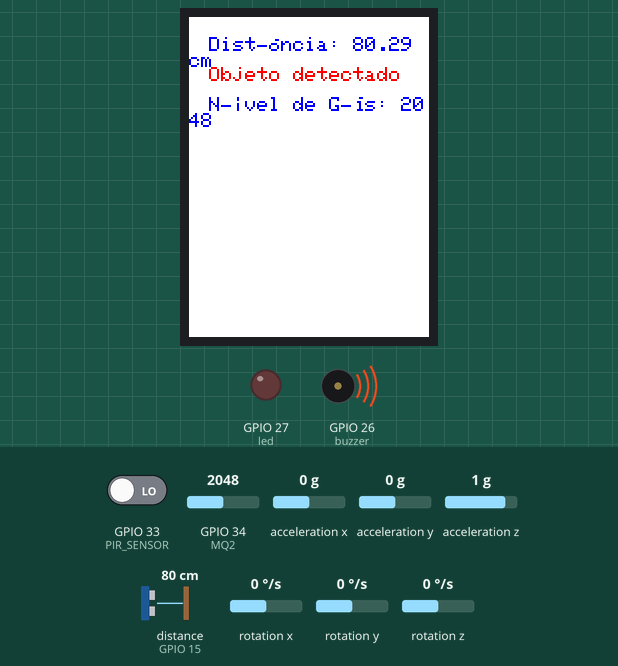
The program below on a simulated ESP32. Shown: 240×320 colour display, output pins drawn as LEDs (lit = HIGH), buzzer (waves = sounding). Wiring (from diagram.json): ultrasonic range finder: trigger GPIO 2; echo GPIO 15. The inputs (shaded band) are chosen by the test bench; at power-on: GPIO 34 (MQ2) = 2048, distance to the obstacle (sensor on GPIO 15) 80 cm, GPIO 33 (PIR_SENSOR) LOW, acceleration x 0 g, acceleration y 0 g, acceleration z 1 g, rotation x 0 °/s, rotation y 0 °/s, rotation z 0 °/s. The echo pulse lasts 58.3 µs per cm; pins used as bus, display or sensor lines are not drawn; what the program prints to the serial monitor is not drawn.

Above: at 1.3 s.
1.4 s: GPIO 34 (MQ2) set to 2441
At 2.6 s:
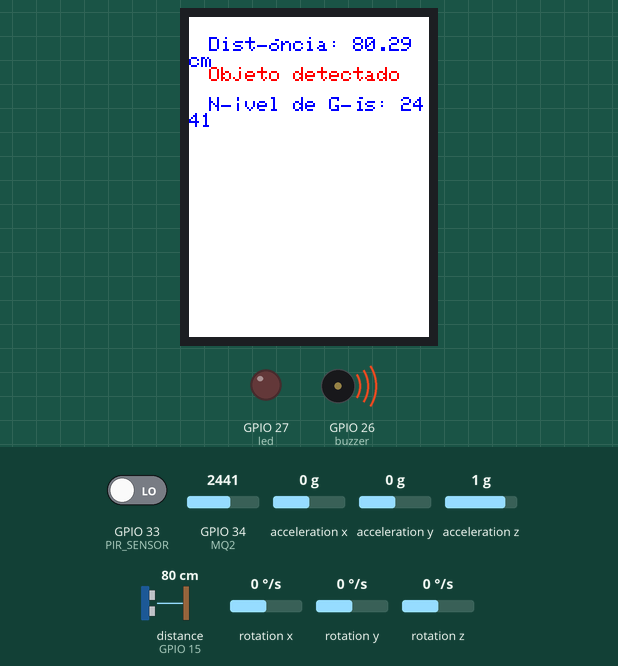
3.5 s: GPIO 34 (MQ2) set to 2534
At 4.62 s:
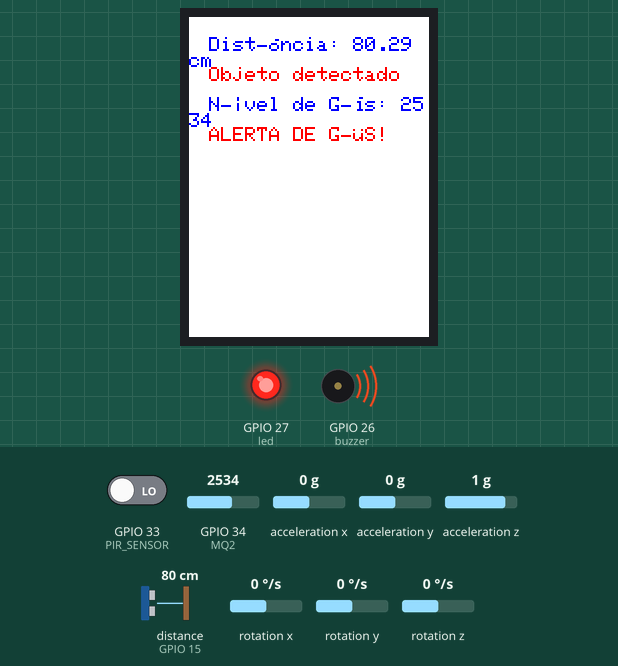
6.3 s: distance to the obstacle (sensor on GPIO 15) set to 195 cm
At 8.1 s:
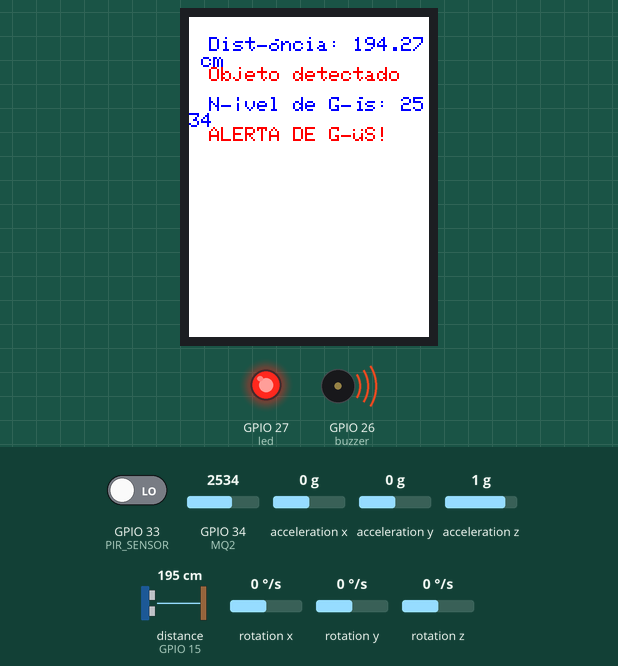
8.2 s: distance to the obstacle (sensor on GPIO 15) set to 206 cm
At 9.26 s:
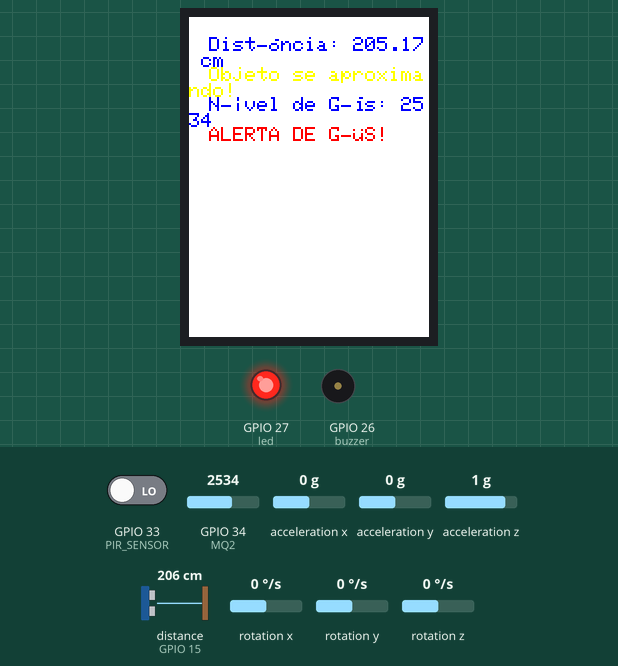
10.9 s: GPIO 33 (PIR_SENSOR) driven HIGH
At 13.0 s:
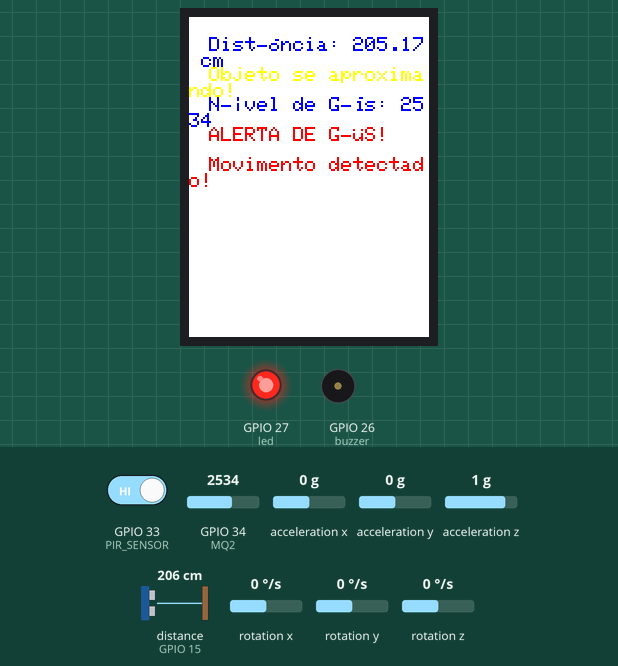
14.6 s: GPIO 34 (MQ2) set to 2460
At 22.4 s:
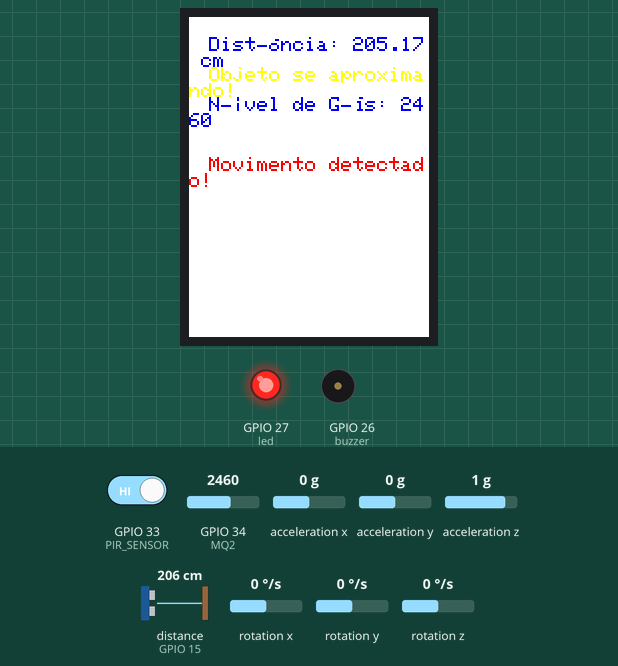
Timing chart, 0 to 61.6 s (numbered marks = the images above; inputs shaded):
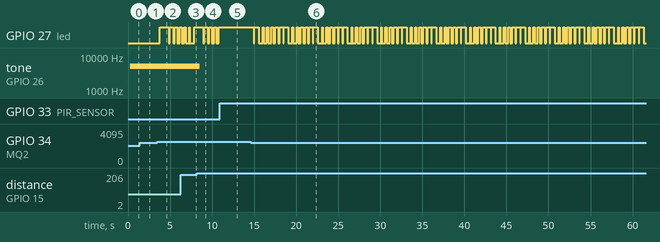

Measured:
- the behaviour switches between 2500 and 2501 on GPIO 34 (MQ2) (found by bisection; images 1 and 2)
- the behaviour switches between 200 and 201 cm on distance to the obstacle (sensor on GPIO 15) (found by bisection; images 3 and 4)
- after the input at 1.4 s, the display: changes after 0.63 s (image 1)
- after the input at 3.5 s, GPIO 27 (led): goes HIGH 1.1 s, LOW 0.09 s, HIGH 0.41 s, LOW 0.18 s, HIGH 0.32 s, LOW 0.26 s, then HIGH, starting after 0.29 s; the display: changes after 0.87 s (image 2)
- after the input at 6.3 s, the display: changes after 0.41 s (image 3)
- after the input at 8.2 s, tone on GPIO 26 (buzzer): 5000 Hz → silent after 0.36 s; the display: changes after 0.86 s (image 4)
- after the input at 10.9 s, GPIO 27 (led): stops changing and stays HIGH; the display: changes after 0.53 s (image 5)
- after the input at 14.6 s, GPIO 27 (led): HIGH → LOW after 0.35 s, then repeats every 3.5 s: HIGH 0.54 s, LOW 0.49 s, HIGH 0.09 s, LOW 0.41 s, HIGH 0.18 s, LOW 0.32 s, HIGH 0.26 s, LOW 0.24 s, HIGH 0.35 s, LOW 0.15 s, HIGH 0.44 s, LOW 0.06 s; the display: first differs from a run without the input after 0.93 s (image 6 shows a later state)

The program:

main.cpp
```cpp
#include <Arduino_GFX_Library.h>
#include "freertos/FreeRTOS.h"
#include "freertos/task.h"
#include "freertos/semphr.h"
#include <Wire.h>
#include <MPU6050.h>

// Definições de pinos
#define Echo 15
#define Trig 2
#define buzzer 26
#define MQ2 34
#define led 27
#define PIR_SENSOR 33

#define TFT_SCK    18
#define TFT_MOSI   23
#define TFT_MISO   19
#define TFT_CS     22
#define TFT_DC     21
#define TFT_RESET  17

volatile float distancia = 0;
volatile int gasLevel = 0;
const int gasThreshold = 2500;
SemaphoreHandle_t xMutex;
MPU6050 mpu;

Arduino_ESP32SPI bus = Arduino_ESP32SPI(TFT_DC, TFT_CS, TFT_SCK, TFT_MOSI, TFT_MISO);
Arduino_ILI9341 display = Arduino_ILI9341(&bus, TFT_RESET);

void vTaskMeasureDistance(void *pvParameters);
void vTaskDisplay(void *pvParameters);
void vTaskControlBuzzer(void *pvParameters);
void vTaskReadGasSensor(void *pvParameters);
void vTaskControlLED(void *pvParameters);
void vTaskMonitorPIR(void *pvParameters);
void vTaskReadMPU6050(void *pvParameters);

void setup() {
  Serial.begin(115200);

  // Inicia o I2C com pinos específicos
  Wire.begin(4, 5);  // Pinos SDA=4, SCL=5
  mpu.initialize();

  pinMode(Trig, OUTPUT);
  pinMode(Echo, INPUT);
  pinMode(MQ2, INPUT);
  pinMode(led, OUTPUT);
  pinMode(PIR_SENSOR, INPUT);

  ledcSetup(0, 5000, 8);
  ledcAttachPin(buzzer, 0);

  display.begin();
  display.fillScreen(WHITE);

  xMutex = xSemaphoreCreateMutex();

  xTaskCreatePinnedToCore(vTaskMeasureDistance, "MeasureDistance", 4096, NULL, 1, NULL, 0);
  xTaskCreate(vTaskDisplay, "Display", 2048, NULL, 1, NULL);
  xTaskCreate(vTaskControlBuzzer, "ControlBuzzer", 2048, NULL, 1, NULL);
  xTaskCreate(vTaskReadGasSensor, "ReadGasSensor", 2048, NULL, 1, NULL);
  xTaskCreate(vTaskControlLED, "ControlLED", 2048, NULL, 1, NULL);
  xTaskCreatePinnedToCore(vTaskMonitorPIR, "MonitorPIR", 2048, NULL, 1, NULL, 0);
  xTaskCreate(vTaskReadMPU6050, "ReadMPU6050", 2048, NULL, 1, NULL);
}

void loop() {}

void vTaskMeasureDistance(void *pvParameters) {
  for (;;) {
    digitalWrite(Trig, LOW);
    vTaskDelay(pdMS_TO_TICKS(10));
    digitalWrite(Trig, HIGH);
    vTaskDelay(pdMS_TO_TICKS(10));
    digitalWrite(Trig, LOW);

    int duration = pulseIn(Echo, HIGH, 30000);
    distancia = (duration == 0) ? 400 : duration * 0.034 / 2 + 1;

    Serial.print("Distância: ");
    Serial.print(distancia);
    Serial.println(" cm");

    vTaskDelay(pdMS_TO_TICKS(1000));
  }
}

void vTaskReadGasSensor(void *pvParameters) {
  for (;;) {
    gasLevel = analogRead(MQ2);
    Serial.print("Nível de Gás: ");
    Serial.println(gasLevel);
    vTaskDelay(pdMS_TO_TICKS(1000));
  }
}

void vTaskControlBuzzer(void *pvParameters) {
  for (;;) {
    if (distancia < 200) {
      ledcWrite(0, 128);
      Serial.println("Buzzer ON");
    } else {
      ledcWrite(0, 0);
      Serial.println("Buzzer OFF");
    }
    vTaskDelay(pdMS_TO_TICKS(200));
  }
}

void vTaskControlLED(void *pvParameters) {
  const int aceleracaoThreshold = 500; // Limiar de aceleração para acionar o LED
  int16_t ax, ay, az, gx, gy, gz;
  bool movimentoDetectado = false;

  for (;;) {
    // Leitura do sensor de movimento PIR
    if (digitalRead(PIR_SENSOR)) {
      movimentoDetectado = true;
    } else {
      movimentoDetectado = false;
    }

    // Leitura do sensor de gás
    gasLevel = analogRead(MQ2);
    Serial.print("Nível de Gás: ");
    Serial.println(gasLevel); // Verifica se o valor está correto

    // Leitura do acelerômetro/giroscópio
    mpu.getMotion6(&ax, &ay, &az, &gx, &gy, &gz);

    // Verifica se algum dos sensores acionou a condição para ligar o LED
    if (gasLevel > gasThreshold) {
      digitalWrite(led, HIGH);
      Serial.println("LED aceso por nível de gás!");
    } else if (ax == 819 && ay == 0 && az == -32768 && gx == 32750 && gy == 32750 && gz == 32750) {
      digitalWrite(led, HIGH);
      Serial.println("LED aceso por dados de exemplo!");
    } else {
      digitalWrite(led, LOW);
      Serial.println("LED apagado.");
    }

    vTaskDelay(pdMS_TO_TICKS(500)); // Aguarda 500 ms antes de verificar novamente
  }
}

void vTaskMonitorPIR(void *pvParameters) {
  for (;;) {
    if (digitalRead(PIR_SENSOR)) {
      Serial.println("Movimento detectado!");
      digitalWrite(led, HIGH);
    } else {
      digitalWrite(led, LOW);
    }
    vTaskDelay(pdMS_TO_TICKS(500));
  }
}

void vTaskDisplay(void *pvParameters) {
  for (;;) {
    display.fillScreen(WHITE);
    display.setCursor(20, 20);
    display.setTextSize(2);
    display.setTextColor(BLUE);
    display.print("Distância: ");
    display.print(distancia);
    display.println(" cm");

    display.setCursor(20, 50);
    display.setTextColor((distancia > 400) ? GREEN : (distancia >= 200) ? YELLOW : RED);
    display.println((distancia > 400) ? "Seguro" : (distancia >= 200) ? "Objeto se aproximando!" : "Objeto detectado");

    display.setCursor(20, 80);
    display.setTextColor(BLUE);
    display.print("Nível de Gás: ");
    display.print(gasLevel);

    if (gasLevel > gasThreshold) {
      display.setCursor(20, 110);
      display.setTextColor(RED);
      display.print("ALERTA DE GÁS!");
    }

    if (digitalRead(PIR_SENSOR)) {
      display.setCursor(20, 140);
      display.setTextColor(RED);
      display.print("Movimento detectado!");
    }
    vTaskDelay(pdMS_TO_TICKS(500));
  }
}

void vTaskReadMPU6050(void *pvParameters) {
  int16_t ax, ay, az, gx, gy, gz;
  for (;;) {
    mpu.getMotion6(&ax, &ay, &az, &gx, &gy, &gz);
    Serial.print("Acc: "); Serial.print(ax); Serial.print(", "); Serial.print(ay); Serial.print(", "); Serial.println(az);
    Serial.print("Gyro: "); Serial.print(gx); Serial.print(", "); Serial.print(gy); Serial.print(", "); Serial.println(gz);
    vTaskDelay(pdMS_TO_TICKS(1000));
  }
}
```
